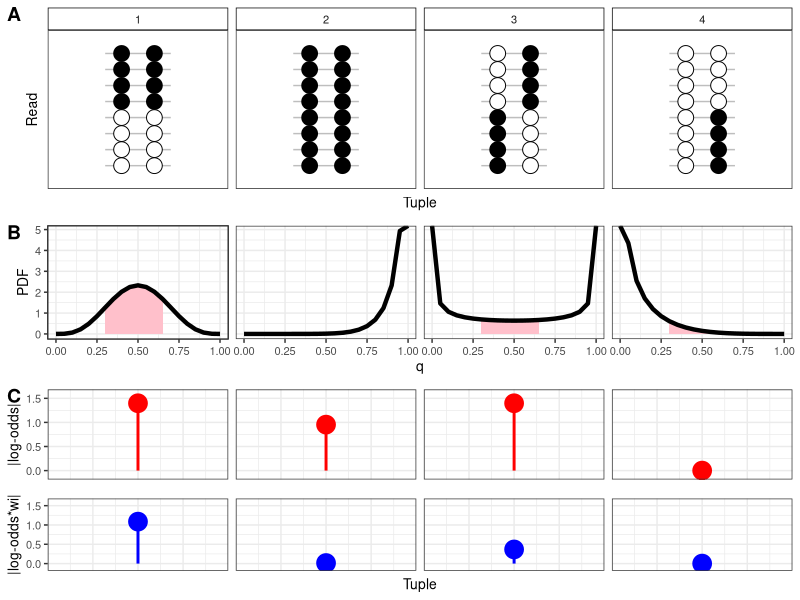

Write the R code that produced this figure. (Note: this script raises an error after producing the figure.)

#Make diagram to explain rationale of weight
library(ggplot2)


#We show 4 cases

#### Score plots ####
MM <- c(4,8,0,0)
UU <- c(4,0,0,4)
UM <- c(0,0,4,4)
MU <- c(0,0,4,0)
eps <- 1

calc_weight <- function(MM, UU, beta=0.5, a=.2) {
  s1 <- beta+MM
  s2 <- beta+UU
  stats::pbeta(.5+a, shape1=s1, shape2=s2)-stats::pbeta(.5-a,
                                                        shape1=s1, shape2=s2)
}
w <- calc_weight(MM,UU)
withw <- abs(log10(((MM+eps)*(UU+eps) ) / ( (MU+eps)*(UM+eps) ) ) * w)
without <- abs(log10(((MM+eps)*(UU+eps) ) / ( (MU+eps)*(UM+eps) ) )  )
x <- data.frame(ASMtuple = c(without, withw), 
                Weight =c(rep("No",4),rep("Yes",4)),
                Case = rep(1:4,2),
                Tuple = 1.5)

p2a <- ggplot(x[x$Weight == "No",]) +
  geom_point(aes(Tuple,ASMtuple), size = 6, color="red") +
  geom_segment(aes(x=Tuple, xend=Tuple, y=0, yend=ASMtuple),
               size = 1, color="red") +
  ylab("|log-odds|") +
  facet_grid(~Case) +
  theme_bw() +
  scale_y_continuous(limits=c(-0.1,1.6)) +
  theme(text = element_text(size = 10), 
        axis.text.x=element_blank(),
        axis.title.x=element_blank(),
        axis.ticks.x=element_blank(),
        strip.text.x = element_blank()) 

p2b <- ggplot(x[x$Weight == "Yes",]) +
  geom_point(aes(Tuple,ASMtuple), color = "blue", size = 6) +
  geom_segment(aes(x=Tuple, xend=Tuple, y=0, yend=ASMtuple),
               size = 1, color="blue") +
  ylab("|log-odds*wi|") + 
  facet_grid(~Case) +
  theme_bw() +
  scale_y_continuous(limits=c(-0.1,1.6)) +
  theme(text = element_text(size = 10), 
        axis.text.x=element_blank(),
        axis.ticks.x=element_blank(),
        strip.text.x = element_blank()) 


#### plot PDF for each weight ####

quant <- seq(0,1, 0.05)
cdfs <- c(dbeta(quant, 4.5,4.5),
       dbeta(quant, 8.5,0.5),
       dbeta(quant, 0.5,0.5),
       dbeta(quant, 0.5,4.5))

x <- data.frame(q = rep(quant,4),
                PDF = cdfs,
                Case = rep(1:4,each = length(quant)))

p3 <- ggplot(x, aes(q,PDF)) +
  geom_area(aes(x = ifelse(q>0.30 & q< 0.70 , q, NA)), fill = "pink") +
  geom_line(size = 1.5) + 
  facet_grid(~Case) + 
  theme_bw() +
  theme(text = element_text(size = 10), 
        strip.text.x = element_blank()) +
  #xlab(expression("0.5"*epsilon)) + 
  ylab("PDF") 
  #xlab("")

#### Reads ####
xpoint <- data.frame(CpG=c(1:2),
                     value=
                       c(
                       rep(c(21,21,19,19,19,21,21,19),2),
                       rep(c(21,21,19,19,19,21,21,19),2),
                       rep(c(19,19,19,19,21,19,21,21),2),
                       rep(c(19,19,19,19,21,19,21,21),2)),
                     read=rep(1:8,each = 8),
                     case=rep(1:4, each = 2),
                     stringsAsFactors = FALSE)
xread <- data.frame(read = 1:8,
                    start = 1,
                    end = 2)


p1 <- ggplot() +
  scale_shape_identity() +
  theme_bw() +
  theme(text = element_text(size = 10), 
        axis.text=element_blank(),
        #axis.title.x=element_blank(),
        axis.ticks=element_blank(),
        strip.background = element_rect(colour = "black", fill = "white"),
        panel.grid.major = element_blank(), 
        panel.grid.minor = element_blank()) +
  geom_segment(data=xread,aes(x=start-0.5,y=read,xend=end+0.5,yend=read), color= "gray") +
  geom_point(data=xpoint, aes_(x=~CpG, y=~read, shape=~value), fill="white",
             size=5) +
  scale_x_continuous(limits = c(-1,4)) +
  scale_y_continuous(limits=c(0,9)) +
  facet_grid(~case) +
  ylab("Read") +
  xlab("Tuple")

#### grid-plot ####

p4 <- cowplot::plot_grid(p1, p3, p2a,p2b, ncol=1, nrow = 4, 
                         rel_heights = c(2, 1.5,1,1),
                         labels = c("A","B","C",""),
                         align = "v",
                         axis = "lr")

p4

ggplot2::ggsave("curvesNscatters/weight_diagram.png",p4,
                width = 7, height = 8)
